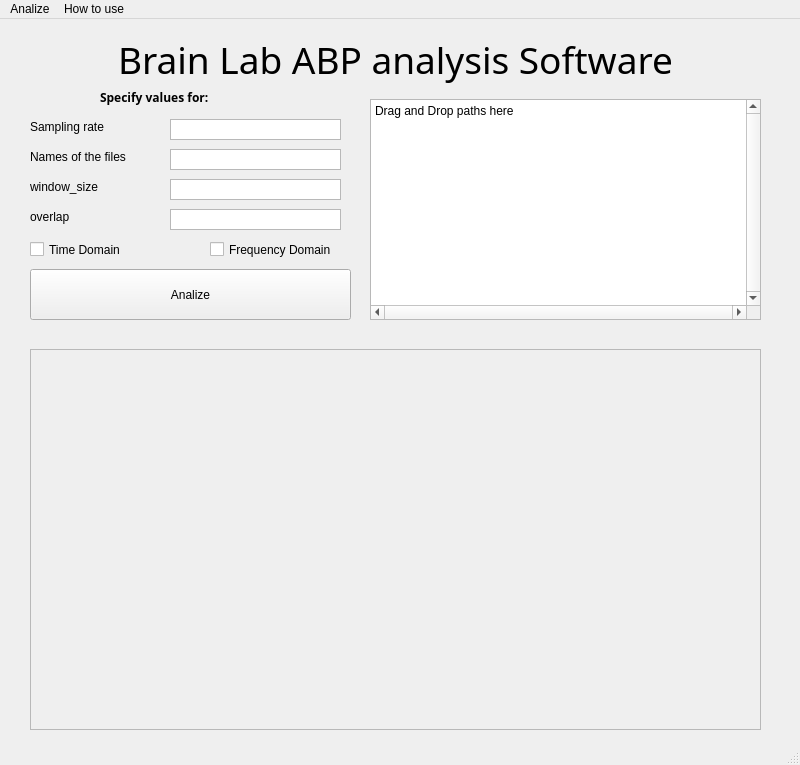
<?xml version="1.0" encoding="UTF-8"?>
<ui version="4.0">
 <class>MainWindow</class>
 <widget class="QMainWindow" name="MainWindow">
  <property name="geometry">
   <rect>
    <x>0</x>
    <y>0</y>
    <width>800</width>
    <height>765</height>
   </rect>
  </property>
  <property name="windowTitle">
   <string>MainWindow</string>
  </property>
  <widget class="QWidget" name="centralwidget">
   <widget class="QLabel" name="label">
    <property name="enabled">
     <bool>true</bool>
    </property>
    <property name="geometry">
     <rect>
      <x>30</x>
      <y>10</y>
      <width>731</width>
      <height>61</height>
     </rect>
    </property>
    <property name="font">
     <font>
      <family>Tw Cen MT Condensed Extra Bold</family>
      <pointsize>28</pointsize>
     </font>
    </property>
    <property name="layoutDirection">
     <enum>Qt::LeftToRight</enum>
    </property>
    <property name="midLineWidth">
     <number>0</number>
    </property>
    <property name="text">
     <string>Brain Lab ABP analysis Software</string>
    </property>
    <property name="alignment">
     <set>Qt::AlignCenter</set>
    </property>
   </widget>
   <widget class="QScrollArea" name="scrollArea">
    <property name="geometry">
     <rect>
      <x>30</x>
      <y>330</y>
      <width>731</width>
      <height>381</height>
     </rect>
    </property>
    <property name="widgetResizable">
     <bool>true</bool>
    </property>
    <widget class="QWidget" name="scrollAreaWidgetContents">
     <property name="geometry">
      <rect>
       <x>0</x>
       <y>0</y>
       <width>729</width>
       <height>379</height>
      </rect>
     </property>
    </widget>
   </widget>
   <widget class="QPlainTextEdit" name="plainTextEdit">
    <property name="geometry">
     <rect>
      <x>370</x>
      <y>80</y>
      <width>391</width>
      <height>221</height>
     </rect>
    </property>
    <property name="verticalScrollBarPolicy">
     <enum>Qt::ScrollBarAlwaysOn</enum>
    </property>
    <property name="horizontalScrollBarPolicy">
     <enum>Qt::ScrollBarAlwaysOn</enum>
    </property>
    <property name="plainText">
     <string>Drag and Drop paths here </string>
    </property>
   </widget>
   <widget class="QLabel" name="label_2">
    <property name="geometry">
     <rect>
      <x>100</x>
      <y>70</y>
      <width>111</width>
      <height>16</height>
     </rect>
    </property>
    <property name="font">
     <font>
      <family>Segoe UI Black</family>
      <bold>true</bold>
     </font>
    </property>
    <property name="text">
     <string>Specify values for:</string>
    </property>
   </widget>
   <widget class="QCheckBox" name="checkBox">
    <property name="geometry">
     <rect>
      <x>30</x>
      <y>220</y>
      <width>101</width>
      <height>21</height>
     </rect>
    </property>
    <property name="text">
     <string>Time Domain</string>
    </property>
   </widget>
   <widget class="QCheckBox" name="checkBox_2">
    <property name="geometry">
     <rect>
      <x>210</x>
      <y>220</y>
      <width>131</width>
      <height>21</height>
     </rect>
    </property>
    <property name="text">
     <string>Frequency Domain</string>
    </property>
   </widget>
   <widget class="QLabel" name="label_3">
    <property name="geometry">
     <rect>
      <x>30</x>
      <y>100</y>
      <width>91</width>
      <height>16</height>
     </rect>
    </property>
    <property name="text">
     <string>Sampling rate</string>
    </property>
   </widget>
   <widget class="QTextEdit" name="textEdit">
    <property name="geometry">
     <rect>
      <x>170</x>
      <y>100</y>
      <width>171</width>
      <height>21</height>
     </rect>
    </property>
    <property name="verticalScrollBarPolicy">
     <enum>Qt::ScrollBarAlwaysOff</enum>
    </property>
   </widget>
   <widget class="QLabel" name="label_4">
    <property name="geometry">
     <rect>
      <x>30</x>
      <y>130</y>
      <width>101</width>
      <height>16</height>
     </rect>
    </property>
    <property name="text">
     <string>Names of the files</string>
    </property>
   </widget>
   <widget class="QTextEdit" name="textEdit_2">
    <property name="geometry">
     <rect>
      <x>170</x>
      <y>130</y>
      <width>171</width>
      <height>21</height>
     </rect>
    </property>
    <property name="verticalScrollBarPolicy">
     <enum>Qt::ScrollBarAlwaysOff</enum>
    </property>
   </widget>
   <widget class="QLabel" name="label_5">
    <property name="geometry">
     <rect>
      <x>30</x>
      <y>160</y>
      <width>101</width>
      <height>16</height>
     </rect>
    </property>
    <property name="text">
     <string>window_size</string>
    </property>
   </widget>
   <widget class="QTextEdit" name="textEdit_3">
    <property name="geometry">
     <rect>
      <x>170</x>
      <y>160</y>
      <width>171</width>
      <height>21</height>
     </rect>
    </property>
    <property name="verticalScrollBarPolicy">
     <enum>Qt::ScrollBarAlwaysOff</enum>
    </property>
   </widget>
   <widget class="QTextEdit" name="textEdit_4">
    <property name="geometry">
     <rect>
      <x>170</x>
      <y>190</y>
      <width>171</width>
      <height>21</height>
     </rect>
    </property>
    <property name="verticalScrollBarPolicy">
     <enum>Qt::ScrollBarAlwaysOff</enum>
    </property>
   </widget>
   <widget class="QLabel" name="label_6">
    <property name="geometry">
     <rect>
      <x>30</x>
      <y>190</y>
      <width>101</width>
      <height>16</height>
     </rect>
    </property>
    <property name="text">
     <string>overlap</string>
    </property>
   </widget>
   <widget class="QPushButton" name="pushButton">
    <property name="geometry">
     <rect>
      <x>30</x>
      <y>250</y>
      <width>321</width>
      <height>51</height>
     </rect>
    </property>
    <property name="text">
     <string>Analize</string>
    </property>
   </widget>
  </widget>
  <widget class="QMenuBar" name="menubar">
   <property name="geometry">
    <rect>
     <x>0</x>
     <y>0</y>
     <width>800</width>
     <height>22</height>
    </rect>
   </property>
   <widget class="QMenu" name="menuAnalize">
    <property name="title">
     <string>Analize</string>
    </property>
    <addaction name="actionClose"/>
    <addaction name="actionSave_to_file"/>
   </widget>
   <widget class="QMenu" name="menuHow_to_use">
    <property name="title">
     <string>How to use</string>
    </property>
   </widget>
   <addaction name="menuAnalize"/>
   <addaction name="menuHow_to_use"/>
  </widget>
  <widget class="QStatusBar" name="statusbar"/>
  <action name="actionClose">
   <property name="text">
    <string>Close</string>
   </property>
  </action>
  <action name="actionSave_to_file">
   <property name="text">
    <string>Save to file </string>
   </property>
  </action>
 </widget>
 <resources/>
 <connections/>
</ui>
